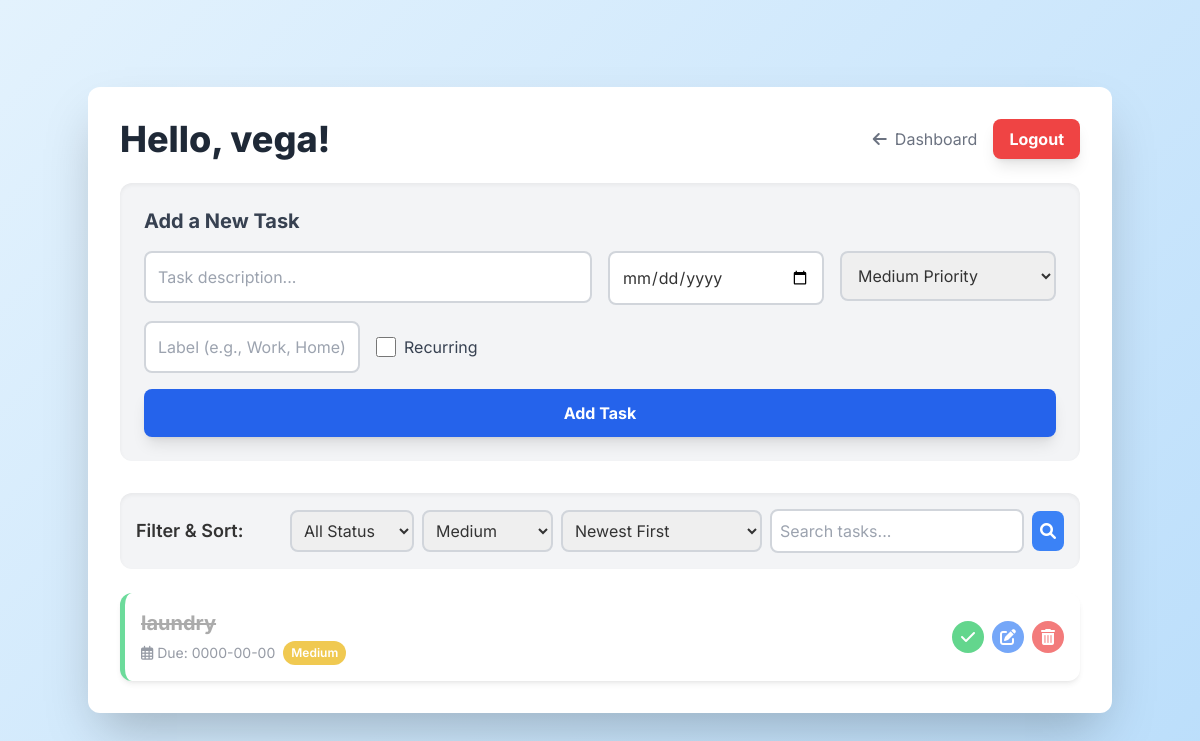
/controllers/todoController.php?priority=Medium (signed in), run on the app's committed database.
### tables this page shows
CREATE TABLE `todos` (
  `id` int(11) NOT NULL,
  `user_id` int(11) NOT NULL,
  `task` varchar(255) NOT NULL,
  `completed` tinyint(1) NOT NULL DEFAULT 0,
  `priority` enum('Low','Medium','High') NOT NULL DEFAULT 'Medium',
  `due_date` date DEFAULT NULL,
  `label` varchar(50) DEFAULT NULL,
  `recurring` tinyint(1) NOT NULL DEFAULT 0,
  `recurring_frequency` varchar(20) DEFAULT NULL,
  `parent_task_id` int(11) DEFAULT NULL,
  `created_at` datetime NOT NULL DEFAULT current_timestamp()
);

### controllers/todoController.php (called while the page is built, shortened)
<?php
require_once __DIR__ . '/../db_connection.php';
require_once __DIR__ . '/../models/todo.php';
$user_id = $_SESSION['user_id'];
$todoModel = new Todo($conn);
$filters = [
    'status' => $_GET['status'] ?? null,
    'priority' => $_GET['priority'] ?? null,
    'label' => $_GET['label'] ?? null,
    'search' => $_GET['search'] ?? null,
];
$sort_by = $_GET['sort'] ?? 'created_at DESC';
$todos = $todoModel->getTodosByUserId($user_id, $filters, $sort_by);
require_once __DIR__ . '/../views/todoView.php';
?>

### models/todo.php (called while the page is built, shortened)
<?php
class Todo {
    private $conn;
    private $table = 'todos';
    public function __construct($db) {
        $this->conn = $db;
    }
    public function getTodosByUserId($user_id, $filters = [], $sort_by = 'created_at DESC') {
        $query = "SELECT * FROM " . $this->table . " WHERE user_id = ?";
        $params = [$user_id];
        if (!empty($filters['priority'])) {
            $query .= " AND priority = ?";
            $params[] = $filters['priority'];
        }
        if (!empty($sort_by)) {
            $query .= " ORDER BY " . $sort_by;
        }
        $stmt = $this->conn->prepare($query);
        $stmt->execute($params);
        return $stmt->fetchAll(PDO::FETCH_ASSOC);
    }
}
?>

### views/todoView.php (the view, shortened to what this page needs)
<?php
$username = $_SESSION['username'];
?>
<!DOCTYPE html>
<html lang="en">
<head>
    <script src="https://cdn.tailwindcss.com"></script>
    <link rel="stylesheet" href="https://cdnjs.cloudflare.com/ajax/libs/font-awesome/6.0.0-beta3/css/all.min.css">
</head>
<body class="flex items-center justify-center min-h-screen p-4">
    <div class="container mx-auto bg-white rounded-xl shadow-2xl p-8 my-8">
        <div class="flex justify-between items-center mb-6">
            <h1 class="text-4xl font-extrabold text-gray-800">Hello, <?= htmlspecialchars($username) ?>!</h1>
            <div class="flex items-center space-x-4">
                <a href="../views/dashboard.php" class="text-gray-500 hover:text-gray-700 transition duration-300">
                    <i class="fas fa-arrow-left mr-2"></i>Dashboard
                </a>
                <a href="../views/logout.php" class="bg-red-500 hover:bg-red-600 text-white font-bold py-2 px-4 rounded-lg shadow-lg transition duration-300 transform hover:scale-105">
                    Logout
                </a>
            </div>
        </div>
        <form id="addTaskForm" action="../controllers/todoController.php" method="POST" class="bg-gray-100 p-6 rounded-xl shadow-inner mb-8">
            <h3 class="text-xl font-bold mb-4 text-gray-700">Add a New Task</h3>
            <div class="grid grid-cols-1 md:grid-cols-2 lg:grid-cols-4 gap-4">
                <div class="md:col-span-2">
                    <input type="text" name="task" placeholder="Task description..." class="w-full p-3 border-2 border-gray-300 rounded-lg focus:outline-none focus:border-blue-500" required>
                </div>
                <div>
                    <input type="date" name="due_date" class="w-full p-3 border-2 border-gray-300 rounded-lg focus:outline-none focus:border-blue-500">
                </div>
                <div>
                    <select name="priority" class="w-full p-3 border-2 border-gray-300 rounded-lg focus:outline-none focus:border-blue-500">
                        <option value="Medium" selected>Medium Priority</option>
                    </select>
                </div>
                <div>
                    <input type="text" name="label" placeholder="Label (e.g., Work, Home)" class="w-full p-3 border-2 border-gray-300 rounded-lg focus:outline-none focus:border-blue-500">
                </div>
                <div class="flex items-center space-x-2">
                    <input type="checkbox" name="recurring" id="recurring-checkbox" class="h-5 w-5 text-blue-600 border-gray-300 rounded focus:ring-blue-500">
                    <label for="recurring-checkbox" class="text-gray-700">Recurring</label>
                </div>
                <div class="col-span-full">
                    <button type="submit" class="w-full bg-blue-600 hover:bg-blue-700 text-white font-bold py-3 rounded-lg shadow-lg transition duration-300 transform hover:scale-105">
                        Add Task
                    </button>
                </div>
            </div>
        </form>
        <div class="flex flex-wrap items-center justify-between mb-6 p-4 bg-gray-100 rounded-xl shadow-inner">
            <h3 class="text-lg font-semibold mb-2 md:mb-0">Filter & Sort:</h3>
            <form id="filterSortForm" action="../controllers/todoController.php" method="GET" class="flex flex-wrap items-center space-x-2 space-y-2 md:space-y-0">
                <select name="status" onchange="this.form.submit()" class="p-2 border-2 border-gray-300 rounded-lg">
                    <option value="">All Status</option>
                </select>
                <select name="priority" onchange="this.form.submit()" class="p-2 border-2 border-gray-300 rounded-lg">
                    <option value="Medium" <?= ($_GET['priority'] ?? '') === 'Medium' ? 'selected' : '' ?>>Medium</option>
                </select>
                <select name="sort" onchange="this.form.submit()" class="p-2 border-2 border-gray-300 rounded-lg">
                    <option value="created_at DESC" <?= ($_GET['sort'] ?? '') === 'created_at DESC' ? 'selected' : '' ?>>Newest First</option>
                </select>
                <input type="text" name="search" placeholder="Search tasks..." value="<?= htmlspecialchars($_GET['search'] ?? '') ?>" class="p-2 border-2 border-gray-300 rounded-lg">
                <button type="submit" class="p-2 bg-blue-500 hover:bg-blue-600 text-white rounded-lg transition duration-300">
                    <i class="fas fa-search"></i>
                </button>
            </form>
        </div>
        <div class="space-y-4">
            <?php if (empty($todos)): ?>
                <div class="bg-gray-100 p-6 rounded-lg text-center text-gray-500 shadow-md">
                    <p>No tasks found. Time to add one!</p>
                </div>
            <?php else: ?>
                <?php foreach ($todos as $todo): ?>
                    <div class="task-item flex flex-col md:flex-row items-start md:items-center justify-between p-4 rounded-xl shadow-md transition-all duration-300
                                <?= $todo['completed'] ? 'completed' : '' ?>">
                        <div class="flex-1 min-w-0 mb-2 md:mb-0">
                            <h4 class="text-xl font-bold task-text break-words"><?= htmlspecialchars($todo['task']) ?></h4>
                            <div class="text-sm text-gray-500 mt-1 flex flex-wrap items-center space-x-2">
                                <?php if ($todo['due_date']): ?>
                                    <span><i class="far fa-calendar-alt"></i> Due: <?= htmlspecialchars($todo['due_date']) ?></span>
                                <?php endif; ?>
                                <?php
                                    $priority_colors = ['High' => 'bg-red-500', 'Medium' => 'bg-yellow-500', 'Low' => 'bg-green-500'];
                                    $priority_text = $todo['priority'];
                                    $priority_class = $priority_colors[$priority_text] ?? 'bg-gray-500';
                                ?>
                                <span class="px-2 py-1 text-xs font-semibold text-white rounded-full <?= $priority_class ?>"><?= htmlspecialchars($priority_text) ?></span>
                            </div>
                        </div>
                        <div class="flex items-center space-x-2 mt-2 md:mt-0">
                            <form action="../controllers/todoController.php" method="POST">
                                <button type="submit" class="btn-action w-8 h-8 rounded-full flex items-center justify-center
                                    <?= $todo['completed'] ? 'bg-green-500 hover:bg-green-600 text-white' : 'bg-gray-200 hover:bg-gray-300 text-gray-600' ?>">
                                    <i class="fas fa-check"></i>
                                </button>
                            </form>
                            <button onclick="openEditModal(<?= htmlspecialchars(json_encode($todo)) ?>)" class="btn-action w-8 h-8 rounded-full flex items-center justify-center bg-blue-500 hover:bg-blue-600 text-white">
                                <i class="fas fa-edit"></i>
                            </button>
                            <form action="../controllers/todoController.php" method="POST">
                                <button type="submit" class="btn-action w-8 h-8 rounded-full flex items-center justify-center bg-red-500 hover:bg-red-600 text-white">
                                    <i class="fas fa-trash-alt"></i>
                                </button>
                            </form>
                        </div>
                    </div>
                <?php endforeach; ?>
            <?php endif; ?>
        </div>
    </div>
</body>
</html>

### views/todoView.php (style rules this page uses)
body { font-family: 'Inter', sans-serif; background: linear-gradient(135deg, #e3f2fd 0%, #bbdefb 100%); color: #333; }
.container { max-width: 900px; }
.task-item { background-color: white; border-left: 5px solid #4a90e2; transition: all 0.2s ease-in-out; }
.task-item.completed { border-left: 5px solid #2ecc71; opacity: 0.7; }
.task-item.completed .task-text { text-decoration: line-through; color: #888; }
.btn-action { transition: all 0.2s ease-in-out; }

### data on the page
todos: task "laundry", due_date "0000-00-00", priority "Medium"

### other printed values
$username "vega"
